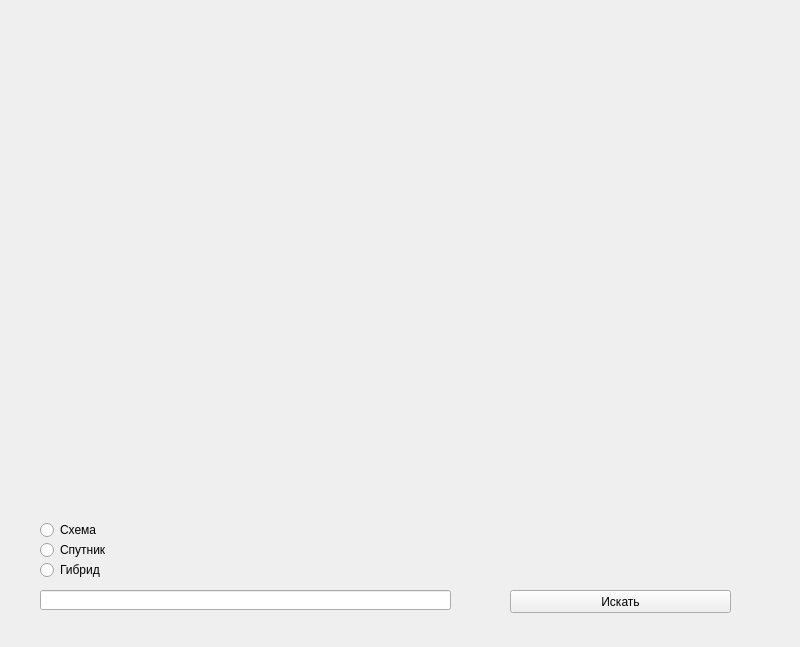
<?xml version="1.0" encoding="UTF-8"?>
<ui version="4.0">
 <class>MainWindow</class>
 <widget class="QMainWindow" name="MainWindow">
  <property name="geometry">
   <rect>
    <x>0</x>
    <y>0</y>
    <width>800</width>
    <height>647</height>
   </rect>
  </property>
  <property name="windowTitle">
   <string>MainWindow</string>
  </property>
  <widget class="QWidget" name="centralwidget">
   <widget class="QLabel" name="image">
    <property name="geometry">
     <rect>
      <x>90</x>
      <y>30</y>
      <width>631</width>
      <height>491</height>
     </rect>
    </property>
    <property name="text">
     <string/>
    </property>
   </widget>
   <widget class="QLineEdit" name="lineEdit">
    <property name="geometry">
     <rect>
      <x>40</x>
      <y>590</y>
      <width>411</width>
      <height>20</height>
     </rect>
    </property>
   </widget>
   <widget class="QPushButton" name="btn_s">
    <property name="geometry">
     <rect>
      <x>510</x>
      <y>590</y>
      <width>221</width>
      <height>23</height>
     </rect>
    </property>
    <property name="text">
     <string>Искать</string>
    </property>
   </widget>
   <widget class="QRadioButton" name="sklRadio">
    <property name="geometry">
     <rect>
      <x>40</x>
      <y>560</y>
      <width>95</width>
      <height>20</height>
     </rect>
    </property>
    <property name="text">
     <string>Гибрид</string>
    </property>
   </widget>
   <widget class="QRadioButton" name="satRadio">
    <property name="geometry">
     <rect>
      <x>40</x>
      <y>540</y>
      <width>95</width>
      <height>20</height>
     </rect>
    </property>
    <property name="text">
     <string>Спутник</string>
    </property>
   </widget>
   <widget class="QRadioButton" name="mapRadio">
    <property name="geometry">
     <rect>
      <x>40</x>
      <y>520</y>
      <width>95</width>
      <height>20</height>
     </rect>
    </property>
    <property name="text">
     <string>Схема</string>
    </property>
   </widget>
  </widget>
 </widget>
 <resources/>
 <connections/>
</ui>
